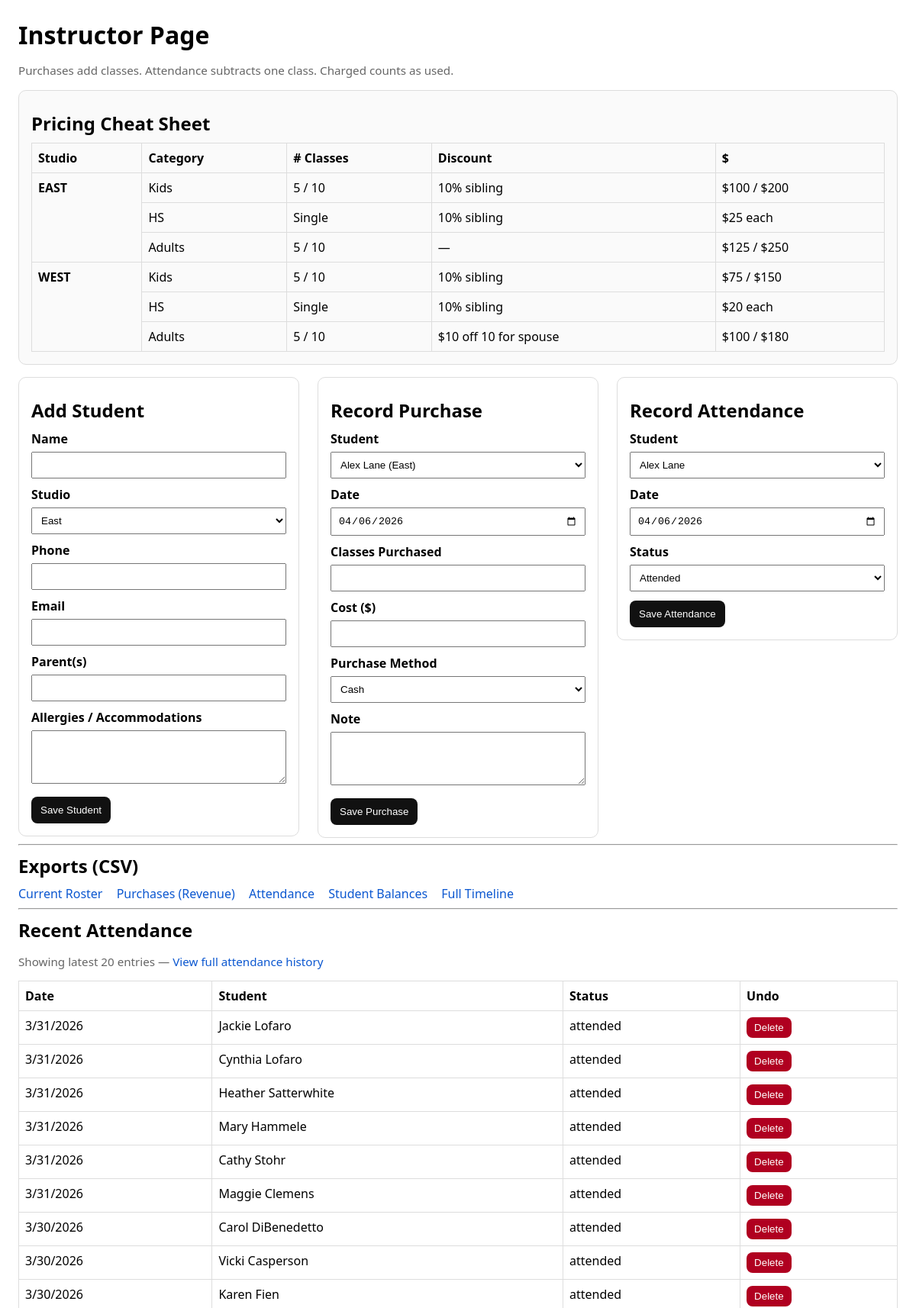
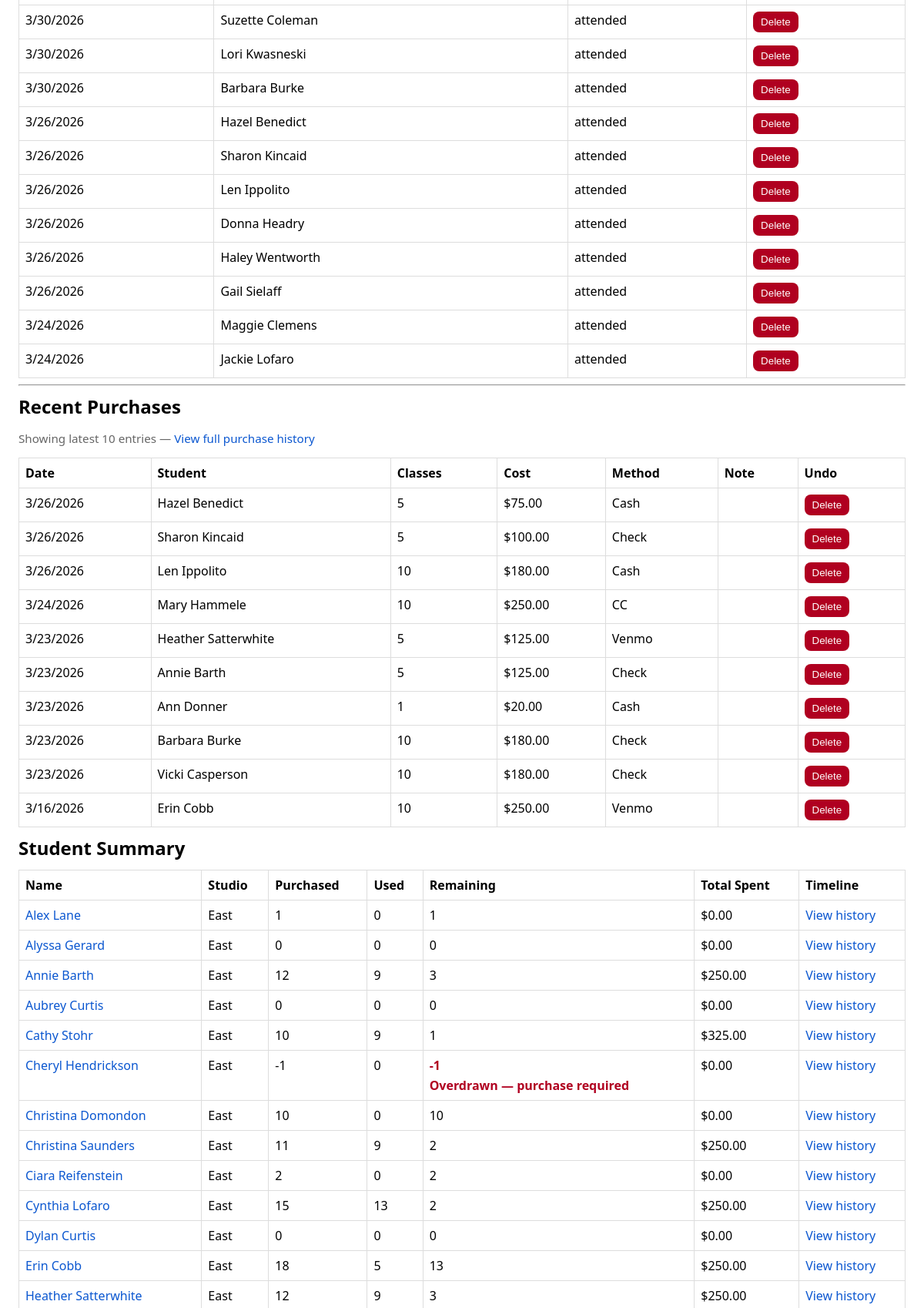
The page / (upper part) on the database its author committed (2 pictures, top to bottom).
### tables this page shows
CREATE TABLE attendance (
            id INTEGER PRIMARY KEY AUTOINCREMENT,
            student_id INTEGER NOT NULL,
            date TEXT NOT NULL,
            status TEXT NOT NULL CHECK (status IN ('attended','charged')),
            FOREIGN KEY(student_id) REFERENCES students(id)
        );

CREATE TABLE students (
            id INTEGER PRIMARY KEY AUTOINCREMENT,
            name TEXT NOT NULL UNIQUE,
            studio TEXT NOT NULL CHECK (studio IN ('East','West'))
        , phone TEXT, email TEXT, parents TEXT, accommodations TEXT);

CREATE TABLE purchases (
    id INTEGER PRIMARY KEY AUTOINCREMENT,
    student_id INTEGER NOT NULL,
    date TEXT NOT NULL,
    classes_purchased INTEGER NOT NULL,
    cost REAL NOT NULL CHECK (cost >= 0),
    payment_method TEXT,
    note TEXT,
    FOREIGN KEY(student_id) REFERENCES students(id)
);

### app.py (the view, shortened to what this page needs)
@app.route("/", methods=["GET", "POST"])
def index():
    init_db()
    con = db()
    students = con.execute("SELECT * FROM students ORDER BY studio, name").fetchall()
    report = con.execute("""
        SELECT
            s.id,
            s.name,
            s.studio,
            COALESCE(SUM(p.classes_purchased), 0) AS purchased,
            (SELECT COUNT(*) FROM attendance a WHERE a.student_id = s.id) AS used,
            COALESCE(SUM(p.classes_purchased), 0) -
            (SELECT COUNT(*) FROM attendance a WHERE a.student_id = s.id) AS remaining,
            COALESCE(SUM(p.cost), 0) AS total_spent
        FROM students s
        LEFT JOIN purchases p ON p.student_id = s.id
        GROUP BY s.id
        ORDER BY s.studio, s.name
    """).fetchall()
    overdrawn_students = [r["name"] for r in report if r["remaining"] < 0]
    purchase_totals = con.execute("""
        SELECT
            s.name,
            s.studio,
            COALESCE(SUM(p.classes_purchased), 0) AS classes_purchased,
            COALESCE(SUM(p.cost), 0) AS total_spent
        FROM students s
        LEFT JOIN purchases p ON p.student_id = s.id
        GROUP BY s.id
        ORDER BY total_spent DESC, s.name
    """).fetchall()
    recent_attendance = con.execute("""
        SELECT a.id, a.date, a.status, s.name AS student_name
        FROM attendance a
        JOIN students s ON s.id = a.student_id
        ORDER BY a.id DESC
        LIMIT 20
    """).fetchall()
    recent_purchases = con.execute("""
        SELECT
            p.id, p.date, p.classes_purchased, p.cost,
            COALESCE(p.payment_method,'') AS payment_method,
            COALESCE(p.note,'') AS note,
            s.name AS student_name
        FROM purchases p
        JOIN students s ON s.id = p.student_id
        ORDER BY p.id DESC
        LIMIT 10
    """).fetchall()
    return render_template(
        "index.html",
        students=students,
        report=report,
        overdrawn_students=overdrawn_students,
        purchase_totals=purchase_totals,
        recent_attendance=recent_attendance,
        recent_purchases=recent_purchases,
        today=date.today().isoformat()
    )

### app.py (called while the page is built)
def db():
    conn = sqlite3.connect(DB)
    conn.row_factory = sqlite3.Row
    return conn

### templates/index.html (shortened to what this page needs)
<!doctype html>
<html>
<head>
</head>
<body>
  <h1>Instructor Page</h1>
  <p class="muted">Purchases add classes. Attendance subtracts one class. Charged counts as used.</p>
<div style="margin: 16px 0; padding: 16px; border: 1px solid #ddd; border-radius: 10px; background: #fafafa;">
  <h2>Pricing Cheat Sheet</h2>
  <table style="border-collapse: collapse; width: 100%; margin-top: 8px;">
    <tr>
      <th style="border:1px solid #ddd; padding:8px;">Studio</th>
      <th style="border:1px solid #ddd; padding:8px;">Category</th>
      <th style="border:1px solid #ddd; padding:8px;"># Classes</th>
      <th style="border:1px solid #ddd; padding:8px;">Discount</th>
      <th style="border:1px solid #ddd; padding:8px;">$</th>
    </tr>
    <tr>
      <td rowspan="3" style="border:1px solid #ddd; padding:8px; font-weight:700;">EAST</td>
      <td style="border:1px solid #ddd; padding:8px;">Kids</td>
      <td style="border:1px solid #ddd; padding:8px;">5 / 10</td>
      <td style="border:1px solid #ddd; padding:8px;">10% sibling</td>
      <td style="border:1px solid #ddd; padding:8px;">$100 / $200</td>
    </tr>
    <tr>
      <td style="border:1px solid #ddd; padding:8px;">HS</td>
      <td style="border:1px solid #ddd; padding:8px;">Single</td>
      <td style="border:1px solid #ddd; padding:8px;">10% sibling</td>
      <td style="border:1px solid #ddd; padding:8px;">$25 each</td>
    </tr>
    <tr>
      <td style="border:1px solid #ddd; padding:8px;">Adults</td>
      <td style="border:1px solid #ddd; padding:8px;">5 / 10</td>
      <td style="border:1px solid #ddd; padding:8px;">—</td>
      <td style="border:1px solid #ddd; padding:8px;">$125 / $250</td>
    </tr>
    <tr>
      <td rowspan="3" style="border:1px solid #ddd; padding:8px; font-weight:700;">WEST</td>
      <td style="border:1px solid #ddd; padding:8px;">Kids</td>
      <td style="border:1px solid #ddd; padding:8px;">5 / 10</td>
      <td style="border:1px solid #ddd; padding:8px;">10% sibling</td>
      <td style="border:1px solid #ddd; padding:8px;">$75 / $150</td>
    </tr>
    <tr>
      <td style="border:1px solid #ddd; padding:8px;">HS</td>
      <td style="border:1px solid #ddd; padding:8px;">Single</td>
      <td style="border:1px solid #ddd; padding:8px;">10% sibling</td>
      <td style="border:1px solid #ddd; padding:8px;">$20 each</td>
    </tr>
    <tr>
      <td style="border:1px solid #ddd; padding:8px;">Adults</td>
      <td style="border:1px solid #ddd; padding:8px;">5 / 10</td>
      <td style="border:1px solid #ddd; padding:8px;">$10 off 10 for spouse</td>
      <td style="border:1px solid #ddd; padding:8px;">$100 / $180</td>
    </tr>
  </table>
</div>
  <div class="row">
    <div class="card">
      <h2>Add Student</h2>
      <form method="post">
        <label>Name</label>
        <input name="name" required>
        <label>Studio</label>
        <select name="studio">
          <option>East</option>
        </select>
        <label>Phone</label>
        <input name="phone">
        <label>Email</label>
        <input name="email">
        <label>Parent(s)</label>
        <input name="parents">
        <label>Allergies / Accommodations</label>
        <textarea name="accommodations"></textarea>
        <button type="submit">Save Student</button>
      </form>
    </div>
    <div class="card">
      <h2>Record Purchase</h2>
      <form method="post">
        <label>Student</label>
        <select name="student_id" required>
          {% for s in students %}
          <option value="{{ s.id }}">{{ s.name }} ({{ s.studio }})</option>
          {% endfor %}
        </select>
        <label>Date</label>
        <input type="date" name="date" value="{{ today }}" required>
        <label>Classes Purchased</label>
        <input type="number" name="classes" min="1" required>
        <label>Cost ($)</label>
        <input type="number" step="0.01" min="0" name="cost" required>
        <label>Purchase Method</label>
        <select name="payment_method" required>
          <option>Cash</option>
        </select>
        <label>Note</label>
        <textarea name="note"></textarea>
        <button type="submit">Save Purchase</button>
      </form>
    </div>
    <div class="card">
      <h2>Record Attendance</h2>
      <form method="post">
        <label>Student</label>
        <select name="student_id" required>
          {% for s in students %}
          <option value="{{ s.id }}">{{ s.name }}</option>
          {% endfor %}
        </select>
        <label>Date</label>
        <input type="date" name="date" value="{{ today }}" required>
        <label>Status</label>
        <select name="status" required>
          <option value="attended">Attended</option>
        </select>
        <button type="submit">Save Attendance</button>
      </form>
    </div>
  </div>
  <hr>
  <h2>Exports (CSV)</h2>
  <div class="exports">
    <a href="{{ url_for('export_current_roster_csv') }}">Current Roster</a>
    <a href="{{ url_for('export_purchases_csv') }}">Purchases (Revenue)</a>
    <a href="{{ url_for('export_attendance_csv') }}">Attendance</a>
    <a href="{{ url_for('export_student_balances_csv') }}">Student Balances</a>
    <a href="{{ url_for('export_full_timeline_csv') }}">Full Timeline</a>
  </div>
  <hr>
  <h2>Recent Attendance</h2>
<p class="muted">
  Showing latest 20 entries —
  <a href="{{ url_for('all_attendance') }}">View full attendance history</a>
</p>
<table>
<tr><th>Date</th><th>Student</th><th>Status</th><th>Undo</th></tr>
{% for a in recent_attendance %}
<tr>
  <td>{{ a.date }}</td>
  <td>{{ a.student_name }}</td>
  <td>{{ a.status }}</td>
  <td>
    <form class="inline" method="post" action="{{ url_for('delete_attendance', attendance_id=a.id) }}">
      <button class="danger">Delete</button>
    </form>
  </td>
</tr>
{% endfor %}
</table>
  <hr>
  <h2>Recent Purchases</h2>
<p class="muted">
  Showing latest 10 entries —
  <a href="{{ url_for('all_purchases') }}">View full purchase history</a>
</p>
<table>
<tr>
  <th>Date</th><th>Student</th><th>Classes</th>
  <th>Cost</th><th>Method</th><th>Note</th><th>Undo</th>
</tr>
{% for p in recent_purchases %}
<tr>
  <td>{{ p.date }}</td>
  <td>{{ p.student_name }}</td>
  <td>{{ p.classes_purchased }}</td>
  <td>${{ "%.2f"|format(p.cost) }}</td>
  <td>{{ p.payment_method }}</td>
  <td>{{ p.note }}</td>
  <td>
    <form class="inline" method="post" action="{{ url_for('delete_purchase', purchase_id=p.id) }}">
      <button class="danger">Delete</button>
    </form>
  </td>
</tr>
{% endfor %}
</table>
  <h2>Student Summary</h2>
  <table>
    <tr>
      <th>Name</th>
      <th>Studio</th>
      <th>Purchased</th>
      <th>Used</th>
      <th>Remaining</th>
      <th>Total Spent</th>
      <th>Timeline</th>
    </tr>
    {% for r in report %}
    <tr>
      <td>
        <a href="{{ url_for('edit_student', student_id=r.id) }}">{{ r.name }}</a>
      </td>
      <td>{{ r.studio }}</td>
      <td>{{ r.purchased }}</td>
      <td>{{ r.used }}</td>
      <td class="{{ 'neg' if r.remaining < 0 else '' }}">
        {{ r.remaining }}
        {% if r.remaining < 0 %}
          <span class="overdrawn">Overdrawn — purchase required</span>
        {% endif %}
      </td>
      <td>${{ "%.2f"|format(r.total_spent) }}</td>
      <td>
        <a href="{{ url_for('timeline', student_id=r.id) }}">View history</a>
      </td>
    </tr>
    {% endfor %}
  </table>
</body>
</html>

### templates/index.html (style rules this page uses)
body { font-family: system-ui, -apple-system, Segoe UI, Arial; margin: 24px; }
h1,h2,h3 { margin: 0.6rem 0; }
.row { display: flex; gap: 24px; flex-wrap: wrap; align-items: flex-start; }
.card { border: 1px solid #ddd; border-radius: 10px; padding: 16px; min-width: 320px; flex: 1; }
label { display:block; margin-top: 10px; font-weight: 600; }
input, select, textarea { width: 100%; padding: 8px; margin-top: 6px; box-sizing: border-box; }
textarea { min-height: 70px; resize: vertical; }
button { margin-top: 12px; padding: 10px 12px; border:0; border-radius: 8px; background:#111; color:#fff; cursor:pointer; }
table { border-collapse: collapse; width: 100%; margin-top: 12px; }
th, td { border: 1px solid #ddd; padding: 8px; text-align:left; vertical-align: top; }
.neg { color: #b00020; font-weight: 800; }
.overdrawn { color: #b00020; font-weight: 800; display:block; margin-top: 4px; }
.muted { color:#666; font-size: 0.95rem; }
a { color:#0b57d0; text-decoration: none; }
.danger { padding: 6px 10px; border: 0; border-radius: 8px; background: #b00020; color: white; cursor: pointer; margin: 0; }
form.inline { display:inline; margin:0; }
.exports a { display:inline-block; margin-right: 14px; }

### rows shown on the page
attendance: date "3/31/2026", student_name "Jackie Lofaro", status "attended"
attendance: date "3/31/2026", student_name "Cynthia Lofaro", status "attended"
attendance: date "3/31/2026", student_name "Heather Satterwhite", status "attended"
attendance: date "3/31/2026", student_name "Mary Hammele", status "attended"
attendance: date "3/31/2026", student_name "Cathy Stohr", status "attended"
attendance: date "3/31/2026", student_name "Maggie Clemens", status "attended"
attendance: date "3/30/2026", student_name "Carol DiBenedetto", status "attended"
attendance: date "3/30/2026", student_name "Vicki Casperson", status "attended"
attendance: date "3/30/2026", student_name "Karen Fien", status "attended"
attendance: date "3/30/2026", student_name "Suzette Coleman", status "attended"
attendance: date "3/30/2026", student_name "Lori Kwasneski", status "attended"
attendance: date "3/30/2026", student_name "Barbara Burke", status "attended"
attendance: date "3/26/2026", student_name "Hazel Benedict", status "attended"
attendance: date "3/26/2026", student_name "Sharon Kincaid", status "attended"
attendance: date "3/26/2026", student_name "Len Ippolito", status "attended"
attendance: date "3/26/2026", student_name "Donna Headry", status "attended"
attendance: date "3/26/2026", student_name "Haley Wentworth", status "attended"
attendance: date "3/26/2026", student_name "Gail Sielaff", status "attended"
attendance: date "3/24/2026", student_name "Maggie Clemens", status "attended"
attendance: date "3/24/2026", student_name "Jackie Lofaro", status "attended"
purchases: date "3/26/2026", student_name "Hazel Benedict", classes_purchased "5", cost "75.00", payment_method "Cash"
purchases: date "3/26/2026", student_name "Sharon Kincaid", classes_purchased "5", cost "100.00", payment_method "Check"
purchases: date "3/26/2026", student_name "Len Ippolito", classes_purchased "10", cost "180.00", payment_method "Cash"
purchases: date "3/24/2026", student_name "Mary Hammele", classes_purchased "10", cost "250.00", payment_method "CC"
purchases: date "3/23/2026", student_name "Heather Satterwhite", classes_purchased "5", cost "125.00", payment_method "Venmo"
purchases: date "3/23/2026", student_name "Annie Barth", classes_purchased "5", cost "125.00", payment_method "Check"
purchases: date "3/23/2026", student_name "Ann Donner", classes_purchased "1", cost "20.00", payment_method "Cash"
purchases: date "3/23/2026", student_name "Barbara Burke", classes_purchased "10", cost "180.00", payment_method "Check"
purchases: date "3/23/2026", student_name "Vicki Casperson", classes_purchased "10", cost "180.00", payment_method "Check"
purchases: date "3/16/2026", student_name "Erin Cobb", classes_purchased "10", cost "250.00", payment_method "Venmo"
students: name "Alex Lane", studio "East", purchased "1", used "0", remaining "1", total_spent "0.00"
students: name "Alyssa Gerard", studio "East", purchased "0", used "0", remaining "0", total_spent "0.00"
students: name "Annie Barth", studio "East", purchased "12", used "9", remaining "3", total_spent "250.00"
students: name "Aubrey Curtis", studio "East", purchased "0", used "0", remaining "0", total_spent "0.00"
students: name "Cathy Stohr", studio "East", purchased "10", used "9", remaining "1", total_spent "325.00"
students: name "Cheryl Hendrickson", studio "East", purchased "-1", used "0", remaining "-1", shows "Overdrawn — purchase required", total_spent "0.00"
students: name "Christina Domondon", studio "East", purchased "10", used "0", remaining "10", total_spent "0.00"
students: name "Christina Saunders", studio "East", purchased "11", used "9", remaining "2", total_spent "250.00"
students: name "Ciara Reifenstein", studio "East", purchased "2", used "0", remaining "2", total_spent "0.00"
students: name "Cynthia Lofaro", studio "East", purchased "15", used "13", remaining "2", total_spent "250.00"
students: name "Dylan Curtis", studio "East", purchased "0", used "0", remaining "0", total_spent "0.00"
students: name "Erin Cobb", studio "East", purchased "18", used "5", remaining "13", total_spent "250.00"
students: name "Heather Satterwhite", studio "East", purchased "12", used "9", remaining "3", total_spent "250.00"

### other values the page prints
form field student_id "Alex Lane (East)"
form field student_id "Alex Lane"
